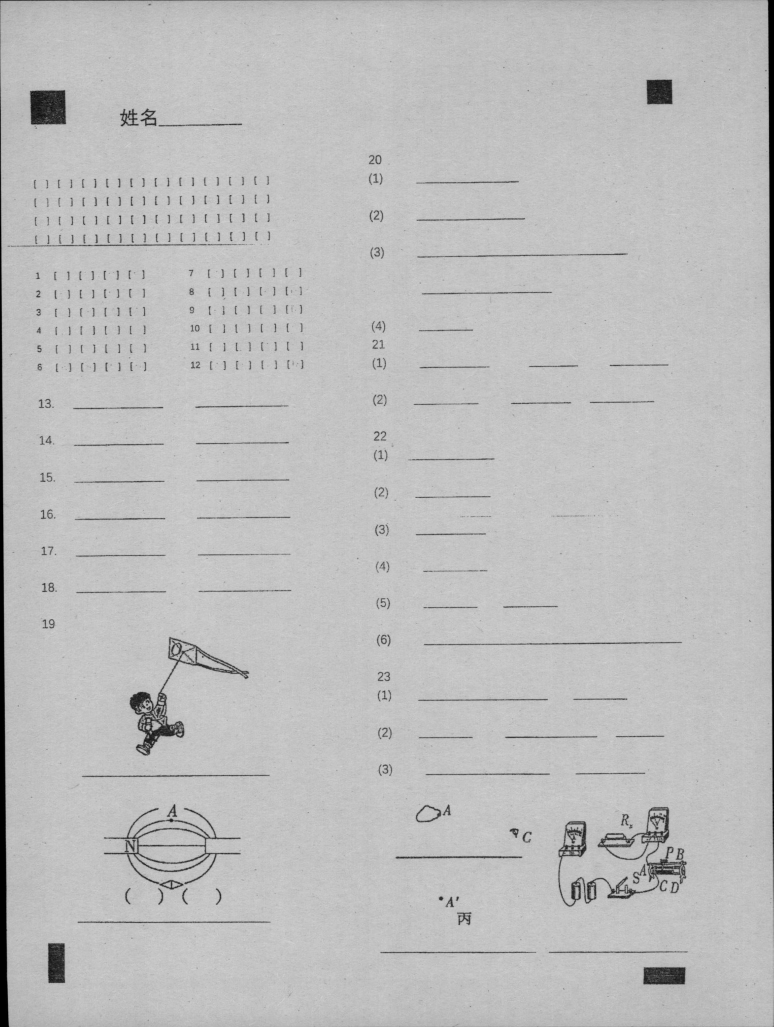
#> input picture app/templates/混合题模板_客观主观_v1/template_20260512_drawing_layout.jpg, 2320 x 3081 px (shown at 1/3 size)
$ python -i llm_grading_service.py   (imports and definitions only)
#> lines starting #> are read from the running program, lines starting #| are printed output that depends on the picture
# -*- coding: utf-8 -*-
"""
多模态大模型（Vision LLM）智能识图、涂改过滤与主观题自动批改服务模块。
支持 OpenAI 兼容格式接口（如阿里云百炼通义千问 Qwen-VL-Plus、Qwen-VL-Max、本地 Ollama 等）。
纯标准库实现，零第三方网络库依赖。
"""

import os
import re
import json
import math
import time
import io
import base64
import urllib.request
import urllib.error
from concurrent.futures import ThreadPoolExecutor, as_completed
from pathlib import Path
from PIL import Image, ImageEnhance

try:
    from core.persistence import atomic_write_json
except ImportError:
    try:
        from app.core.persistence import atomic_write_json
    except ImportError:
        # [6 lines left out: function atomic_write_json, not called in this run]


DEFAULT_CONFIG = {
    "enabled": True,
    "endpoint": "https://ws-rl118em2hjsr5a7t.cn-beijing.maas.aliyuncs.com/compatible-mode/v1",
    "api_key": "",
    "model": "qwen-vl-max",
    "concurrency": 3,
    "timeout": 30,
    "confidence_threshold": 0.85,
    "strictness": "strict",  # "strict" (极严格/中高考级) | "standard" (标准学术) | "lenient" (宽容理解)
    "custom_rules": (
        "1. 规范术语要求：学科专有名词严禁使用生活俗语代替（如‘反光’不可替代‘反射’，‘融化’不可替代‘熔化’）；\n"
        "2. 变化趋势题规则：若为选词填空，必须严格从题目给定选项中选词；若为自由填空，同向变化趋势词（如‘增大’与‘变大’、‘升高’与‘变高’）算对给满分；\n"
        "3. 科学逻辑铁律：物理因果不可倒置（‘反射角等于入射角’正确，‘入射角等于反射角’判0分；‘电流与电压成正比’正确，‘电压与电流成正比’判0分）；长句因果正确语义等价判满分；\n"
        "4. 严禁脑补推测考生心理，只认卷面实际墨迹作答（如学生写‘S点’绝不脑补‘S点下方’，写‘点下方’绝不脑补‘S’）；\n"
        "5. 出现两个矛盾答案的一律判 0 分。"
    ),
}


# [155 lines left out: functions check_physics_causality, match_trend_direction, get_config_file_path, load_llm_config, save_llm_config, test_llm_connection, not called in this run]


def prepare_llm_crop_image_bytes(image_path: str) -> bytes:
    """
    对主观题手写切片进行自适应高清化与补白预处理：
    1. 针对填空横线切片过扁过矮（高度通常仅 30~60px）导致大模型 Vision Transformer 分块模糊失真的问题，
       自适应等比放大（保持宽高比），使高度达到 160~220px 之间；
    2. 四周补白 24px 纯白边距（Padding），防止边缘撇捺笔画紧贴图片边界被 ViT 截断；
    3. 轻微拉伸对比度，增强黑色墨迹与纸面反差；
    4. 内存中输出高质量 JPEG 字节流，零磁盘垃圾。
    """
    p = Path(image_path)
    if not p.exists():
        raise FileNotFoundError(f"切片图片不存在：{image_path}")

    with Image.open(p) as img:
#> img is the input picture: PIL image 2320x3081 RGB; min 0, max 229, mean 189.3
        img = img.convert("RGB")
        w, h = img.size
#> w = 2320; h = 3081

        # 1. 目标高度：至少 160px，但不超过 400px
        if h < 160:
            scale = max(2.0, 180.0 / max(1, h))
            new_w = int(round(w * scale))
            new_h = int(round(h * scale))
            if new_w > 1200:
                scale = 1200.0 / max(1, w)
                new_w = 1200
                new_h = max(160, int(round(h * scale)))
            img = img.resize((new_w, new_h), Image.Resampling.LANCZOS)

        # 2. 轻微对比度增强 (1.15 倍)，让细微手写笔迹更突出
        try:
            enhancer = ImageEnhance.Contrast(img)
            img = enhancer.enhance(1.15)
        except Exception:
            pass

        # 3. 四周添加 24px 纯白 Padding，避免边缘字迹贴边
        pad_x, pad_y = 24, 24
        padded_w = img.width + pad_x * 2
#> padded_w = 2368
        padded_h = img.height + pad_y * 2
#> padded_h = 3129
        padded_img = Image.new("RGB", (padded_w, padded_h), "white")
#> padded_img: PIL image 2368x3129 RGB; every value is 255
        padded_img.paste(img, (pad_x, pad_y))
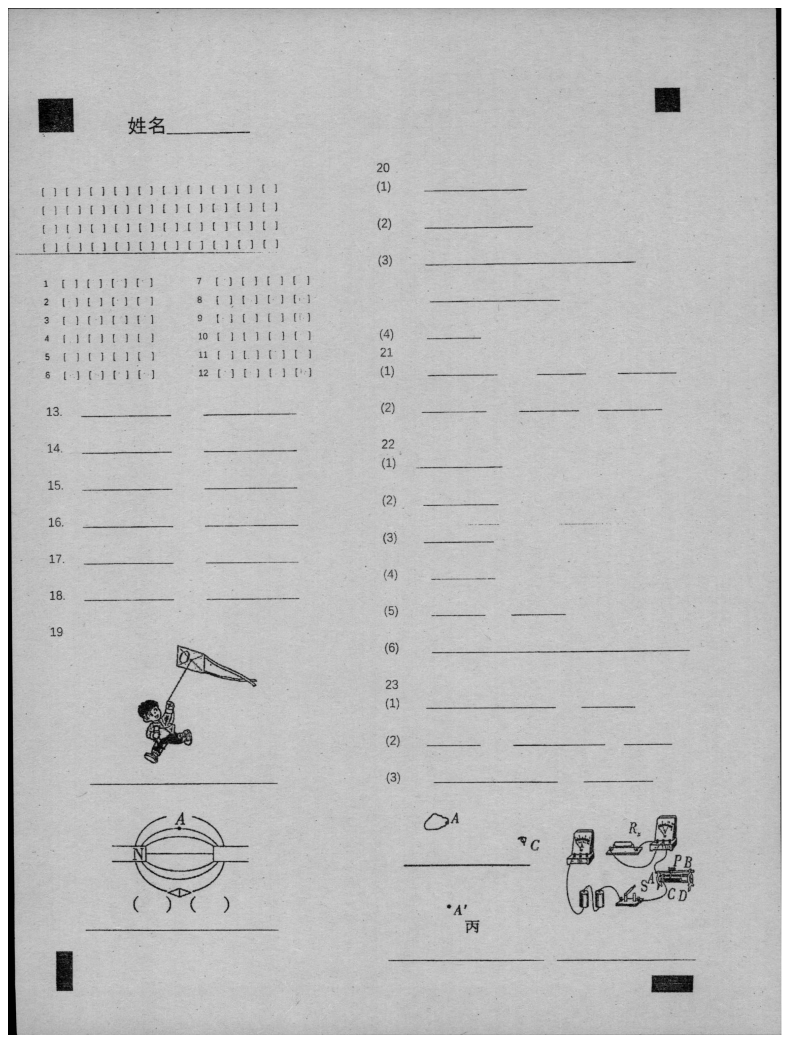
#> padded_img: PIL image 2368x3129 RGB (shown at 1/3 size); min 0, max 255, mean 191.4

        # 4. 导出为内存 JPEG
        buf = io.BytesIO()
        padded_img.save(buf, format="JPEG", quality=95)
        return buf.getvalue()


# [510 lines left out: functions _image_file_to_base64_url, _extract_json_from_llm_response, grade_single_subjective_task, batch_grade_tasks_concurrent, not called in this run]

>>> result = prepare_llm_crop_image_bytes('templates/混合题模板_客观主观_v1/template_20260512_drawing_layout.jpg')

$ run again, on app/templates/混合题模板_客观主观_v1/template.jpg
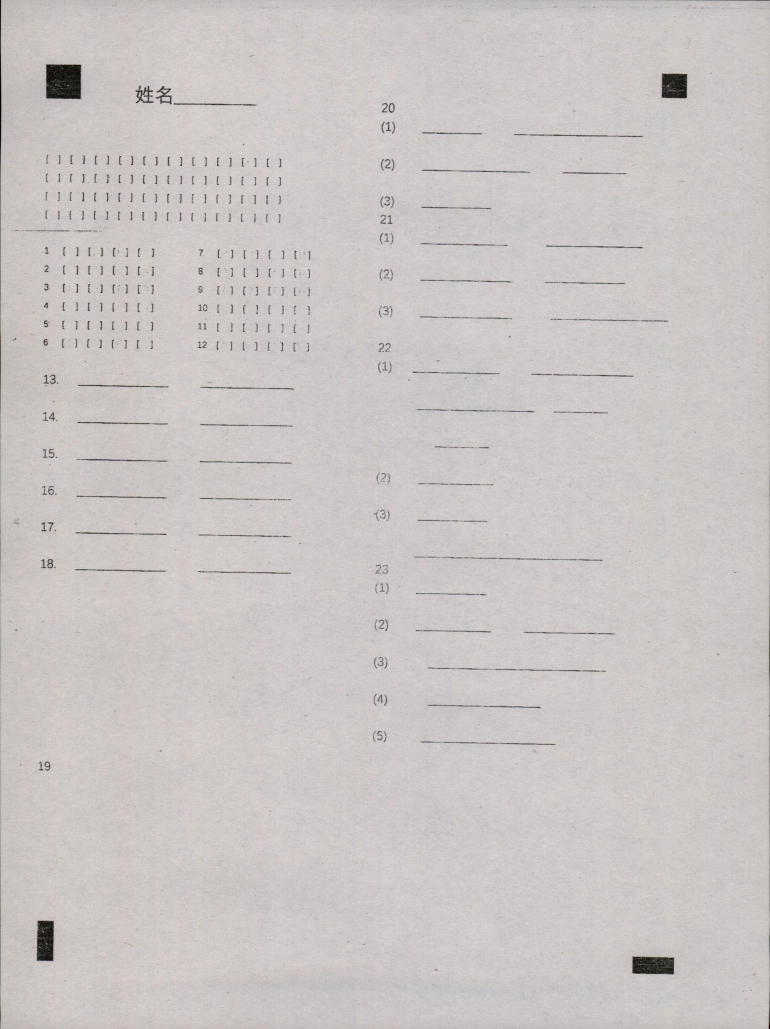
#> input picture app/templates/混合题模板_客观主观_v1/template.jpg, 2308 x 3086 px (shown at 1/3 size)
#> in prepare_llm_crop_image_bytes, img is the input picture: PIL image 2308x3086 RGB; mean R, G, B 202.9, 197.9, 196.2
#> in prepare_llm_crop_image_bytes, `padded_img.paste(img, (pad_x, pad_y))`:
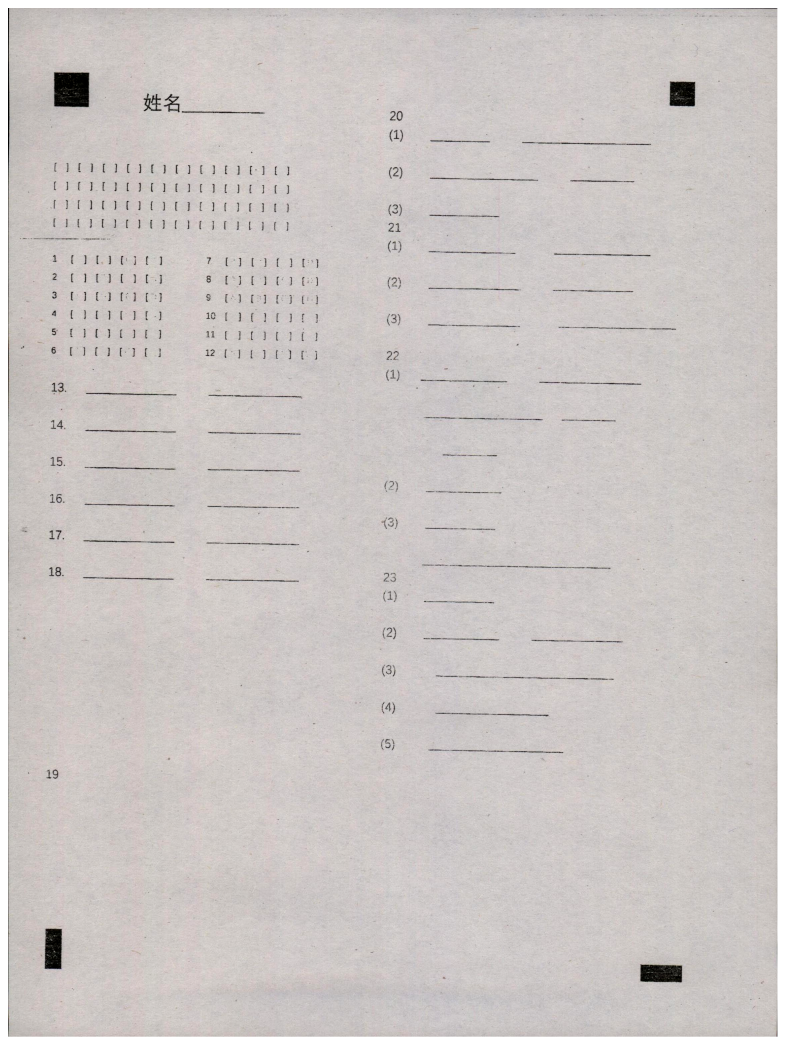
#> padded_img: PIL image 2356x3134 RGB (shown at 1/3 size); mean R, G, B 204.8, 199.3, 197.4
